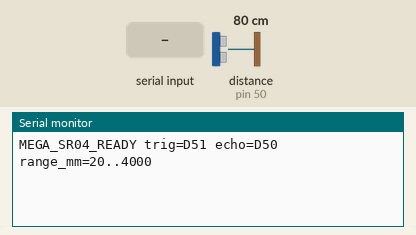
Recording of a sketch running on a simulated Arduino Mega 2560, built with avr-gcc and run on an emulated ATmega2560. Shown: the last lines printed to the serial monitor. The test bench sets the inputs (shaded band); at power-on: distance to the obstacle (sensor on pin 50) 80 cm. The echo pulse lasts 58.3 µs per cm.

Above: at 1.2 s.
1.3 s: "PING\n" received over Serial
At 1.8 s:
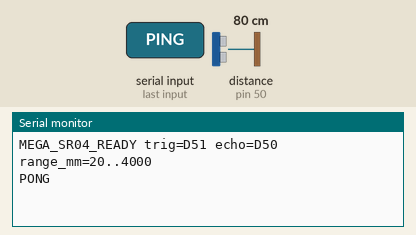
2.8 s: "GET_DISTANCE\n" received over Serial
At 3.2 s:
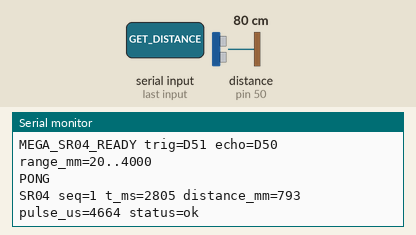
4.3 s: "STREAM OFF\n" received over Serial
At 5.3 s:
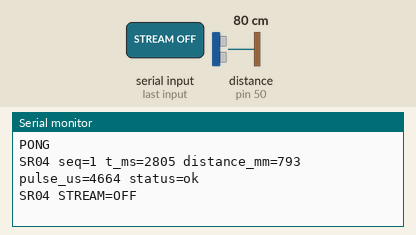
5.8 s: "STREAM \n" received over Serial
At 6.4 s:
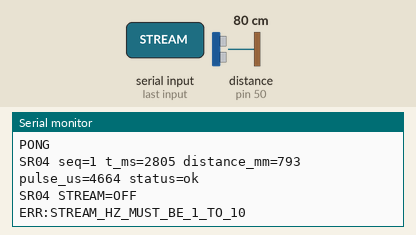
7.3 s: "90,45\n" received over Serial
At 8.5 s:
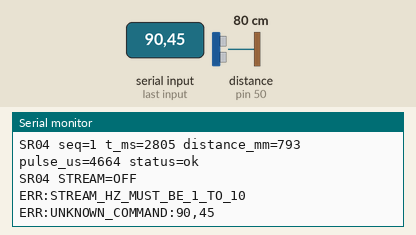
8.8 s: "0\n" received over Serial
At 9.9 s:
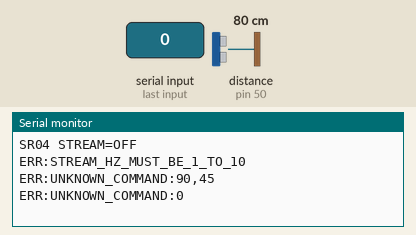

The sketch:

mega_sr04_bridge_diagnostic.ino
```cpp
/*
 * HC-SR04 diagnostic over the verified P4 <-> Mega USB bridge.
 *
 * Wiring (Arduino Mega 2560):
 *   HC-SR04 TRIG -> D51
 *   HC-SR04 ECHO -> D50
 *   HC-SR04 VCC  -> 5V
 *   HC-SR04 GND  -> GND
 *
 * Safety scope: distance measurement + USB serial reporting only.
 * No motor, actuator, PWM, GPIO driver, or landing-control output.
 *
 * Commands, each terminated by LF:
 *   GET_DISTANCE     take one reading and print one SR04 record
 *   STREAM <Hz>      stream 1..10 readings per second
 *   STREAM OFF       stop streaming
 *   PING             reply PONG
 */

#include <string.h>
#include <stdlib.h>

constexpr uint8_t TRIG_PIN = 51;
constexpr uint8_t ECHO_PIN = 50;
constexpr uint32_t ECHO_RISE_TIMEOUT_US = 30000UL;
constexpr uint32_t ECHO_HIGH_TIMEOUT_US = 30000UL;
constexpr int32_t MIN_DISTANCE_MM = 20;
constexpr int32_t MAX_DISTANCE_MM = 4000;

struct Sr04Reading {
  int32_t distance_mm;
  uint32_t pulse_us;
  const char* status;
};

uint32_t sequence_number = 0;
uint32_t stream_interval_ms = 0;
uint32_t last_stream_ms = 0;
char command_line[48];
size_t command_length = 0;

Sr04Reading readSr04() {
  // A high Echo before triggering is an electrical/wiring fault, not a range.
  if (digitalRead(ECHO_PIN) == HIGH) {
    return { -1, 0, "echo_stuck_high" };
  }

  digitalWrite(TRIG_PIN, LOW);
  delayMicroseconds(2);
  digitalWrite(TRIG_PIN, HIGH);
  delayMicroseconds(10);
  digitalWrite(TRIG_PIN, LOW);

  // pulseIn waits for rising then falling edge. A zero result is no complete
  // echo within 30 ms; inspect the pin once more to distinguish stuck high.
  const uint32_t pulse_us = pulseIn(ECHO_PIN, HIGH, ECHO_RISE_TIMEOUT_US + ECHO_HIGH_TIMEOUT_US);
  if (pulse_us == 0) {
    return { -1, 0, digitalRead(ECHO_PIN) == HIGH ? "echo_stuck_high" : "no_echo_rise" };
  }
  if (pulse_us > ECHO_HIGH_TIMEOUT_US) {
    return { -1, pulse_us, "echo_too_long" };
  }

  // Sound speed approximately 340 m/s: distance_mm = pulse_us * 0.17.
  const int32_t distance_mm = (int32_t)((pulse_us * 17UL + 50UL) / 100UL);
  if (distance_mm < MIN_DISTANCE_MM || distance_mm > MAX_DISTANCE_MM) {
    return { -1, pulse_us, "range_invalid" };
  }
  return { distance_mm, pulse_us, "ok" };
}

void reportReading() {
  const Sr04Reading reading = readSr04();
  ++sequence_number;
  Serial.print("SR04 seq=");
  Serial.print(sequence_number);
  Serial.print(" t_ms=");
  Serial.print(millis());
  Serial.print(" distance_mm=");
  Serial.print(reading.distance_mm);
  Serial.print(" pulse_us=");
  Serial.print(reading.pulse_us);
  Serial.print(" status=");
  Serial.println(reading.status);
}

void processCommand(char* command) {
  if (strcmp(command, "PING") == 0) {
    Serial.println("PONG");
    return;
  }
  if (strcmp(command, "GET_DISTANCE") == 0) {
    reportReading();
    return;
  }
  if (strcmp(command, "STREAM OFF") == 0) {
    stream_interval_ms = 0;
    Serial.println("SR04 STREAM=OFF");
    return;
  }
  if (strncmp(command, "STREAM ", 7) == 0) {
    const long hz = strtol(command + 7, nullptr, 10);
    if (hz < 1 || hz > 10) {
      Serial.println("ERR:STREAM_HZ_MUST_BE_1_TO_10");
      return;
    }
    stream_interval_ms = 1000UL / (uint32_t)hz;
    last_stream_ms = 0;
    Serial.print("SR04 STREAM_HZ=");
    Serial.println(hz);
    return;
  }
  Serial.print("ERR:UNKNOWN_COMMAND:");
  Serial.println(command);
}

void pollCommands() {
  while (Serial.available() > 0) {
    const char ch = (char)Serial.read();
    if (ch == '\r') continue;
    if (ch == '\n') {
      command_line[command_length] = '\0';
      if (command_length > 0) processCommand(command_line);
      command_length = 0;
    } else if (command_length < sizeof(command_line) - 1) {
      command_line[command_length++] = ch;
    } else {
      command_length = 0;
      Serial.println("ERR:LINE_TOO_LONG");
    }
  }
}

void setup() {
  pinMode(TRIG_PIN, OUTPUT);
  pinMode(ECHO_PIN, INPUT);
  digitalWrite(TRIG_PIN, LOW);
  Serial.begin(115200);
  Serial.println("MEGA_SR04_READY trig=D51 echo=D50 range_mm=20..4000");
}

void loop() {
  pollCommands();
  if (stream_interval_ms > 0 && (uint32_t)(millis() - last_stream_ms) >= stream_interval_ms) {
    last_stream_ms = millis();
    reportReading();
  }
}
```

Measured:
- after the input at 1.3 s, the serial monitor: prints a new line at once (image 1)
- after the input at 2.8 s, the serial monitor: prints a new line at once (image 2)
- after the input at 4.3 s, the serial monitor: prints a new line at once (image 3)
- after the input at 5.8 s, the serial monitor: prints a new line at once (image 4)
- after the input at 7.3 s, the serial monitor: prints a new line at once (image 5)
- after the input at 8.8 s, the serial monitor: prints a new line at once (image 6)
